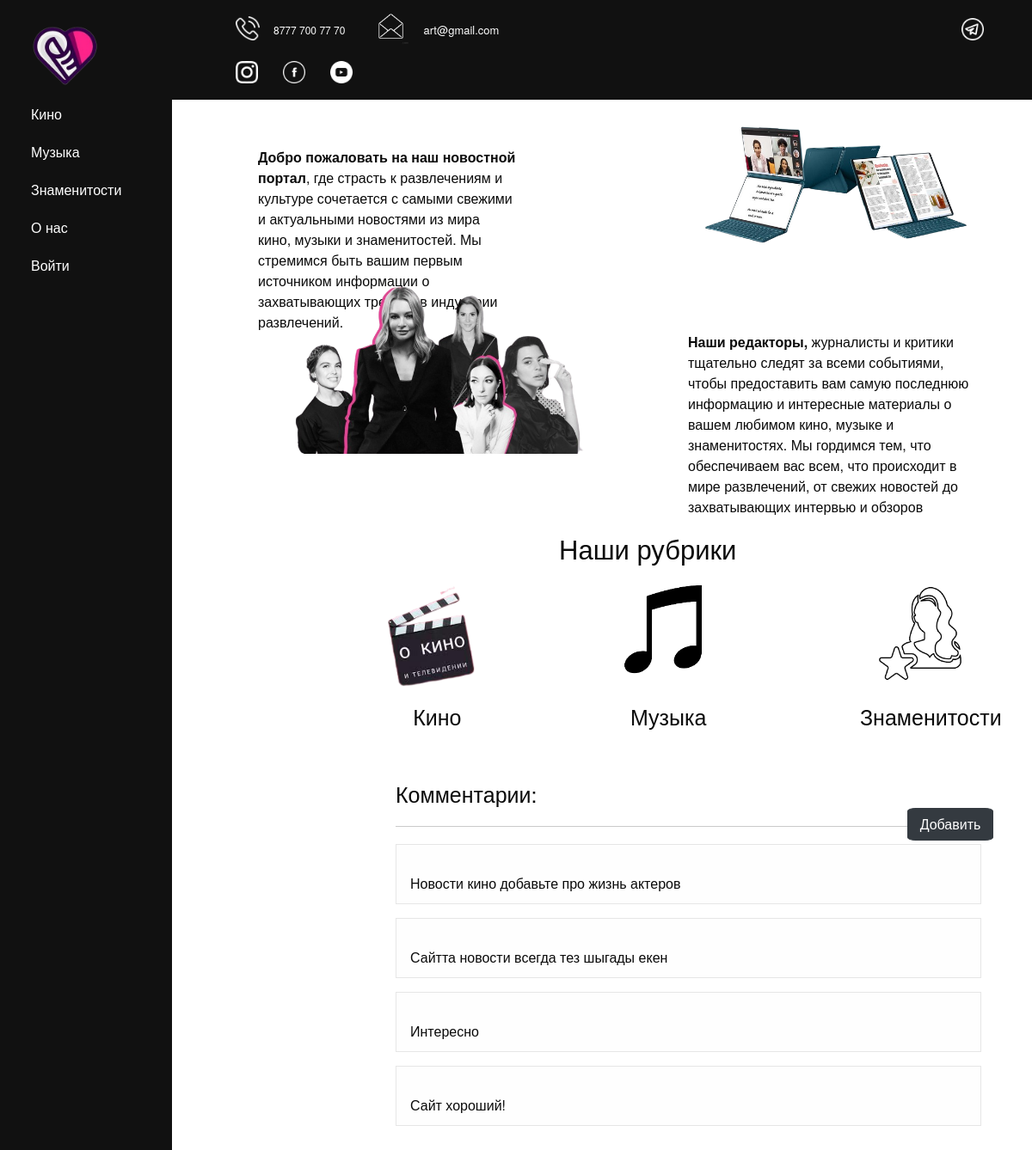
The page /about/ on the database its author committed.
### news/models.py (models this page shows, shortened)
class Coments(models.Model):
    content = models.TextField(blank=True, verbose_name="Коментарий")
    time_create = models.DateTimeField(auto_now_add=True, verbose_name="Время создания")
    is_published = models.BooleanField(default=True, verbose_name="Публикация")
    class Meta:
        verbose_name = 'Коментарий '
        verbose_name_plural = 'Коментарий'
        ordering = ['-time_create']

### news/views.py (the view)
# urls.py: path('about/', aboutUs, name='about'),
def aboutUs(request):
    posts = Coments.objects.all()
    return render(request, 'news/about.html', {'posts': posts })

### news/templates/news/about.html (shortened to what this page needs)
{% extends 'news/index.html' %}
{% block content %}
{% load static %}
<div class="aboutPhon">
<div class="text1">
       <text>
           <B>Добро пожаловать на наш новостной портал</B>, где страсть к развлечениям и культуре сочетается с самыми свежими и актуальными новостями из мира кино, музыки и знаменитостей. Мы стремимся быть вашим первым источником информации о захватывающих трендах в индустрии развлечений.
       </text>
</div>
 <div class="image1">
        <img src= " {% static 'news/images/image1.png' %} " alt="call">
 </div>
<div class="text2">
        <text>
            <B>Наши редакторы,</B> журналисты и критики тщательно следят за всеми событиями, чтобы предоставить вам самую последнюю информацию и интересные материалы о вашем любимом кино, музыке и знаменитостях. Мы гордимся тем, что обеспечиваем вас всем, что происходит в мире развлечений, от свежих новостей до захватывающих интервью и обзоров
        </text>
</div>
<div class="image2">
    <img src= " {% static 'news/images/image2-1.png' %} ">
</div>
<div class="rubrika">
    <h3>Наши рубрики</h3>
    <img class="imgkino" src=" {% static 'news/images/imgkino.png' %} "><h4 style="position:absolute; right:320px; top:500px; padding-bottom: 120px;"> Кино </h4>
    <img class="imgmuz" src=" {% static 'news/images/imgmuz.png' %} "> <h4 style="position:absolute; right:35px; top:500px;"> Музыка</h4>
    <img class="imgactor" src=" {% static 'news/images/imgactor.png' %} "><h4 style="position:absolute; left:350px; top:500px;"> Знаменитости </h4>
</div>
<div class="coments">
   <div class="grid-container" style="padding-bottom: 200px;">
       <h4>
           Комментарии:
       </h4>
    <button style="border-radius:10%; width:100px; position:absolute; left:1055px; top: 940px; " class="btn btn-dark" type="submit">
        <a style=" text-decoration:none; color:white;" href="{%url 'addpage' %}">Добавить</a>
    </button>
       <hr>
       {% for p in  posts %}
        <div class="card" style="height:70px;" >
         <div class="card-section">
            <p>{{p.content|linebreaks| truncatewords:20}}</p>
          </div>
        </div>
 {% endfor %}
   </div>
</div>
</div>
{% endblock %}

### news/static/news/css/styles.css (style rules this page uses)
body { font-family: "Lato", sans-serif; }

### news/templates/news/about.html (style rules this page uses)
.aboutPhon { background-color:white; }
.coments { width: 1156px; padding-left: 445px; padding-top: 590px; }
.text1 { padding:55px 600px 2px 50px; position: absolute; left: 250px; }
.image1 { padding:0px 50px 3px 800px; }
.text2 { padding:70px 50px 3px 800px; position: absolute; right: 20px; }
.image2 { padding-left:50px; width:440px; position: absolute; left: 250px; }
.rubrika { padding-top:300px; position:absolute; left:650px; }
.rubrika .imgkino { position:absolute; right:250px; }
.rubrika .imgmuz { width: 130px; position:absolute; right:20px; }
.rubrika .imgactor { width: 140px; position:absolute; left:350px; }

### rows shown on the page
Coments: content "Новости кино добавьте про жизнь актеров"
Coments: content "Сайтта новости всегда тез шыгады екен"
Coments: content "Интересно"
Coments: content "Сайт хороший!"
